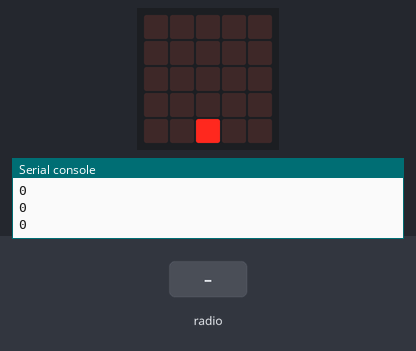
The program below on a simulated BBC micro:bit (MakeCode). Parts: the board's 5×5 LED display, the last lines printed to the serial console. The test bench sets the inputs (shaded band). The 48×5 strip is a reading aid, not a part: it shows the text the display is scrolling, unrolled, one strip-width of it at a time.

Above: at 7.5 s.
7.6 s: radio message "sensor=100" arrives
At 8.3 s:
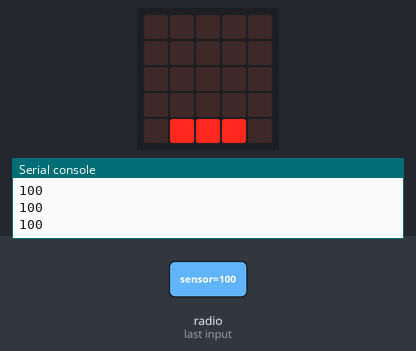
9.1 s: radio message "sensor=1" arrives
At 9.8 s:
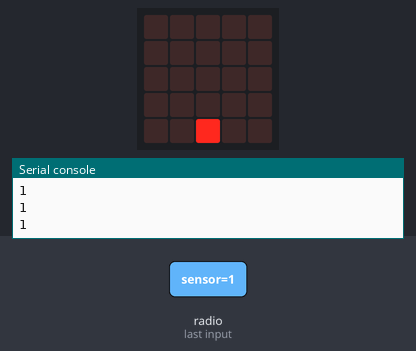
Timing chart, 0 to 12.1 s (numbered marks = the images above; inputs shaded):
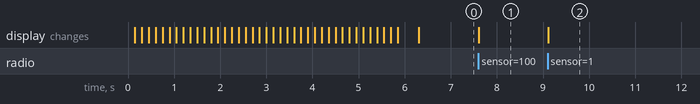

The program:

main.ts
```typescript
radio.onReceivedValue(function (name, value) {
    serial.writeValue("running time", input.runningTime())
    if (name == "sensor") {
        sensor = value
        serial.writeValue("sensor", value)
    }
})
let sensor = 0
radio.setGroup(1)
basic.showString("sensor")
basic.forever(function () {
    led.plotBarGraph(
    sensor,
    1000
    )
})
```

test.ts
```typescript
// test ender her, dette bliver ikke kompileret, når denne pakke bruges som en udvidelse.
```

Measured:
- after the input at 7.6 s, the display: changes at once (image 1)
- after the input at 9.1 s, the display: changes at once (image 2)
